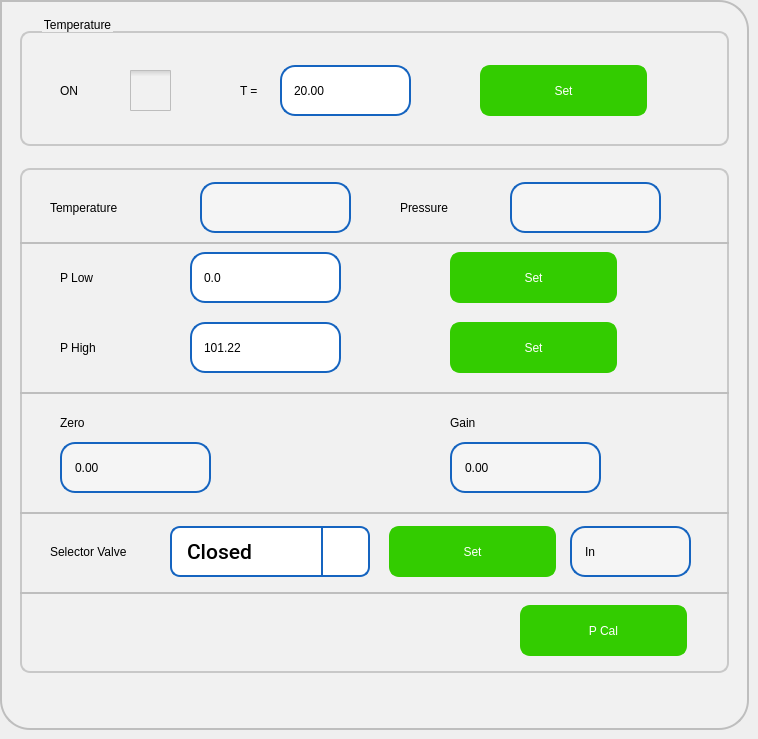
   <widget class="QWidget" name="tabPressure">
    <attribute name="title">
     <string>Pressure</string>
    </attribute>
    <widget class="QFrame" name="frame_5">
     <property name="geometry">
      <rect>
       <x>0</x>
       <y>0</y>
       <width>749</width>
       <height>730</height>
      </rect>
     </property>
     <property name="styleSheet">
      <string notr="true">background-color: rgb(241, 241, 241);
	 border: 2px solid #C4C4C3;
    border-bottom-color: #C2C7CB; /* same as the pane color */
    border-bottom-left-radius: 30px;
border-bottom-right-radius: 30px;
    border-top-right-radius: 30px;
color: rgb(0, 0, 0);
font: 75 16pt &quot;Roboto Medium&quot;;
border-color:  rgb(190, 190, 190);



</string>
     </property>
     <property name="frameShape">
      <enum>QFrame::StyledPanel</enum>
     </property>
     <property name="frameShadow">
      <enum>QFrame::Raised</enum>
     </property>
     <widget class="QGroupBox" name="groupBox_6">
      <property name="geometry">
       <rect>
        <x>20</x>
        <y>15</y>
        <width>709</width>
        <height>131</height>
       </rect>
      </property>
      <property name="styleSheet">
       <string notr="true">QGroupBox {
    border: 2px solid  rgb(200, 200, 200);
    border-radius: 10px;
    margin-top: 16px; /* leave space at the top for the title */
    padding : 0px;

}

QGroupBox::title {
    subcontrol-origin: padding;
    subcontrol-position: top left ; /* position at the top center */
    left : 20px;
    top : -15px;
}</string>
      </property>
      <property name="title">
       <string>Temperature</string>
      </property>
      <widget class="QLabel" name="label_24">
       <property name="geometry">
        <rect>
         <x>220</x>
         <y>50</y>
         <width>36</width>
         <height>51</height>
        </rect>
       </property>
       <property name="styleSheet">
        <string notr="true">border-width: 0px;</string>
       </property>
       <property name="text">
        <string>T =</string>
       </property>
      </widget>
      <widget class="QPushButton" name="pbPCTSet">
       <property name="geometry">
        <rect>
         <x>460</x>
         <y>50</y>
         <width>167</width>
         <height>51</height>
        </rect>
       </property>
       <property name="focusPolicy">
        <enum>Qt::ClickFocus</enum>
       </property>
       <property name="styleSheet">
        <string notr="true">QPushButton{
background-color: rgb(51, 204, 0);
border-width: 2px;
border-color: rgb(51, 204, 0);
border-style: solid;
border-radius: 10;
color: rgb(255, 255, 255);
font: 75 16pt &quot;Roboto Medium&quot;;
}
QPushButton:disabled { 
background-color: rgb(204, 244, 198);
border-width: 2px;
border-color: rgb(127, 143, 127);
border-style: solid;
border-radius: 10;
color: rgb(0, 0, 0);
font: 75 16pt &quot;Roboto Medium&quot;;
}
QPushButton:pressed {
background-color: rgb(24, 163, 3);
border-width: 2px;
border-color: rgb(24, 163, 3);
border-style: solid;
border-radius: 10;
color: rgb(255, 255, 255);
font: 75 16pt &quot;Roboto Medium&quot;;
}
QPushButton:down {
background-color: rgb(24, 163, 3);
border-width: 2px;
border-color: rgb(24, 163, 3);
border-style: solid;
border-radius: 10;
color: rgb(0, 0, 0);
font: 75 16pt &quot;Roboto Medium&quot;;
}
QPushButton:default {
background-color: rgb(241, 241, 241);
border-width: 2px;
border-color: rgb(21, 100, 192);
border-style: solid;
border-radius: 10;
color: rgb(0, 0, 0);
font: 75 16pt &quot;Roboto Medium&quot;;
}
</string>
       </property>
       <property name="text">
        <string>Set</string>
       </property>
      </widget>
      <widget class="QCheckBox" name="cbPCTEnable">
       <property name="geometry">
        <rect>
         <x>110</x>
         <y>50</y>
         <width>41</width>
         <height>51</height>
        </rect>
       </property>
       <property name="focusPolicy">
        <enum>Qt::ClickFocus</enum>
       </property>
       <property name="styleSheet">
        <string notr="true">QCheckBox {
    spacing: 5px;
 border: 0px solid #999999;

}

QCheckBox::indicator {
    width: 41px;
    height: 41px;
}

QCheckBox::indicator:unchecked {
	image: url(:/images/icons/ancheck.png);
}

QCheckBox::indicator:unchecked:disabled{
	image: url(:/images/icons/andcheck.png);
}
QCheckBox::indicator:checked:disabled{
	image: url(:/images/icons/adcheck.png);
}

/*
QCheckBox::indicator:unchecked:hover {
    image: url(:/images/checkbox_unchecked_hover.png);
}

QCheckBox::indicator:unchecked:pressed {
    image: url(:/images/checkbox_unchecked_pressed.png);
}
*/
QCheckBox::indicator:checked {
    image: url(:/images/icons/acheck.png);
}
/*
QCheckBox::indicator:checked:hover {
    image: url(:/images/checkbox_checked_hover.png);
}

QCheckBox::indicator:checked:pressed {
    image: url(:/images/checkbox_checked_pressed.png);
}

QCheckBox::indicator:indeterminate:hover {
    image: url(:/images/checkbox_indeterminate_hover.png);
}
/*
QCheckBox::indicator:indeterminate:pressed {
    image: url(:/images/checkbox_indeterminate_pressed.png);
}
*/</string>
       </property>
       <property name="text">
        <string/>
       </property>
      </widget>
      <widget class="QLabel" name="label_53">
       <property name="geometry">
        <rect>
         <x>40</x>
         <y>50</y>
         <width>61</width>
         <height>51</height>
        </rect>
       </property>
       <property name="styleSheet">
        <string notr="true">border-width: 0px;</string>
       </property>
       <property name="text">
        <string>ON</string>
       </property>
      </widget>
      <widget class="sQLEExtend" name="lePCTemperature">
       <property name="geometry">
        <rect>
         <x>260</x>
         <y>50</y>
         <width>131</width>
         <height>51</height>
        </rect>
       </property>
       <property name="focusPolicy">
        <enum>Qt::ClickFocus</enum>
       </property>
       <property name="styleSheet">
        <string notr="true">QLineEdit { 
	padding: 2px 5px 1px 10px;
	background-color: rgb(255,255,255);
	border-width: 2px;
	border-color: rgb(21, 100, 192);
	border-style: solid;
	border-radius: 15;
	color: rgb(0, 0, 0);
	font: 75 16pt &quot;Roboto Medium&quot;;
}

QLineEdit:read-only {
	background-color: rgb(245,245,245);
}
QLineEdit[error=true] {
border-color: red;
}
QLineEdit[error=false] {
border-color: rgb(21, 100, 192);
}

</string>
       </property>
       <property name="text">
        <string>20.00</string>
       </property>
       <property name="maxLength">
        <number>15</number>
       </property>
      </widget>
     </widget>
     <widget class="QGroupBox" name="groupBox_7">
      <property name="geometry">
       <rect>
        <x>20</x>
        <y>152</y>
        <width>709</width>
        <height>521</height>
       </rect>
      </property>
      <property name="styleSheet">
       <string notr="true">QGroupBox {
    border: 2px solid  rgb(200, 200, 200);
    border-radius: 10px;
    margin-top: 16px; /* leave space at the top for the title */
    padding : 0px;

}

QGroupBox::title {
    subcontrol-origin: padding;
    subcontrol-position: top left ; /* position at the top center */
    left : 20px;
    top : -15px;
}</string>
      </property>
      <property name="title">
       <string/>
      </property>
      <widget class="QPushButton" name="pbPCPLowSet">
       <property name="geometry">
        <rect>
         <x>430</x>
         <y>100</y>
         <width>167</width>
         <height>51</height>
        </rect>
       </property>
       <property name="focusPolicy">
        <enum>Qt::ClickFocus</enum>
       </property>
       <property name="styleSheet">
        <string notr="true">QPushButton{
background-color: rgb(51, 204, 0);
border-width: 2px;
border-color: rgb(51, 204, 0);
border-style: solid;
border-radius: 10;
color: rgb(255, 255, 255);
font: 75 16pt &quot;Roboto Medium&quot;;
}
QPushButton:disabled { 
background-color: rgb(204, 244, 198);
border-width: 2px;
border-color: rgb(127, 143, 127);
border-style: solid;
border-radius: 10;
color: rgb(0, 0, 0);
font: 75 16pt &quot;Roboto Medium&quot;;
}
QPushButton:pressed {
background-color: rgb(24, 163, 3);
border-width: 2px;
border-color: rgb(24, 163, 3);
border-style: solid;
border-radius: 10;
color: rgb(255, 255, 255);
font: 75 16pt &quot;Roboto Medium&quot;;
}
QPushButton:down {
background-color: rgb(24, 163, 3);
border-width: 2px;
border-color: rgb(24, 163, 3);
border-style: solid;
border-radius: 10;
color: rgb(0, 0, 0);
font: 75 16pt &quot;Roboto Medium&quot;;
}
QPushButton:default {
background-color: rgb(241, 241, 241);
border-width: 2px;
border-color: rgb(21, 100, 192);
border-style: solid;
border-radius: 10;
color: rgb(0, 0, 0);
font: 75 16pt &quot;Roboto Medium&quot;;
}
</string>
       </property>
       <property name="text">
        <string>Set</string>
       </property>
      </widget>
      <widget class="QLabel" name="label_26">
       <property name="geometry">
        <rect>
         <x>40</x>
         <y>100</y>
         <width>121</width>
         <height>51</height>
        </rect>
       </property>
       <property name="styleSheet">
        <string notr="true">border-width: 0px;</string>
       </property>
       <property name="text">
        <string>P Low</string>
       </property>
      </widget>
      <widget class="QLabel" name="label_27">
       <property name="geometry">
        <rect>
         <x>40</x>
         <y>170</y>
         <width>121</width>
         <height>51</height>
        </rect>
       </property>
       <property name="styleSheet">
        <string notr="true">border-width: 0px;</string>
       </property>
       <property name="text">
        <string>P High</string>
       </property>
      </widget>
      <widget class="QPushButton" name="pbPCPHighSet">
       <property name="geometry">
        <rect>
         <x>430</x>
         <y>170</y>
         <width>167</width>
         <height>51</height>
        </rect>
       </property>
       <property name="focusPolicy">
        <enum>Qt::ClickFocus</enum>
       </property>
       <property name="styleSheet">
        <string notr="true">QPushButton{
background-color: rgb(51, 204, 0);
border-width: 2px;
border-color: rgb(51, 204, 0);
border-style: solid;
border-radius: 10;
color: rgb(255, 255, 255);
font: 75 16pt &quot;Roboto Medium&quot;;
}
QPushButton:disabled { 
background-color: rgb(204, 244, 198);
border-width: 2px;
border-color: rgb(127, 143, 127);
border-style: solid;
border-radius: 10;
color: rgb(0, 0, 0);
font: 75 16pt &quot;Roboto Medium&quot;;
}
QPushButton:pressed {
background-color: rgb(24, 163, 3);
border-width: 2px;
border-color: rgb(24, 163, 3);
border-style: solid;
border-radius: 10;
color: rgb(255, 255, 255);
font: 75 16pt &quot;Roboto Medium&quot;;
}
QPushButton:down {
background-color: rgb(24, 163, 3);
border-width: 2px;
border-color: rgb(24, 163, 3);
border-style: solid;
border-radius: 10;
color: rgb(0, 0, 0);
font: 75 16pt &quot;Roboto Medium&quot;;
}
QPushButton:default {
background-color: rgb(241, 241, 241);
border-width: 2px;
border-color: rgb(21, 100, 192);
border-style: solid;
border-radius: 10;
color: rgb(0, 0, 0);
font: 75 16pt &quot;Roboto Medium&quot;;
}
</string>
       </property>
       <property name="text">
        <string>Set</string>
       </property>
      </widget>
      <widget class="QPushButton" name="pbPCPCal">
       <property name="geometry">
        <rect>
         <x>500</x>
         <y>453</y>
         <width>167</width>
         <height>51</height>
        </rect>
       </property>
       <property name="focusPolicy">
        <enum>Qt::ClickFocus</enum>
       </property>
       <property name="styleSheet">
        <string notr="true">QPushButton{
background-color: rgb(51, 204, 0);
border-width: 2px;
border-color: rgb(51, 204, 0);
border-style: solid;
border-radius: 10;
color: rgb(255, 255, 255);
font: 75 16pt &quot;Roboto Medium&quot;;
}
QPushButton:disabled { 
background-color: rgb(204, 244, 198);
border-width: 2px;
border-color: rgb(127, 143, 127);
border-style: solid;
border-radius: 10;
color: rgb(0, 0, 0);
font: 75 16pt &quot;Roboto Medium&quot;;
}
QPushButton:pressed {
background-color: rgb(24, 163, 3);
border-width: 2px;
border-color: rgb(24, 163, 3);
border-style: solid;
border-radius: 10;
color: rgb(255, 255, 255);
font: 75 16pt &quot;Roboto Medium&quot;;
}
QPushButton:down {
background-color: rgb(24, 163, 3);
border-width: 2px;
border-color: rgb(24, 163, 3);
border-style: solid;
border-radius: 10;
color: rgb(0, 0, 0);
font: 75 16pt &quot;Roboto Medium&quot;;
}
QPushButton:default {
background-color: rgb(241, 241, 241);
border-width: 2px;
border-color: rgb(21, 100, 192);
border-style: solid;
border-radius: 10;
color: rgb(0, 0, 0);
font: 75 16pt &quot;Roboto Medium&quot;;
}
</string>
       </property>
       <property name="text">
        <string>P Cal</string>
       </property>
      </widget>
      <widget class="Line" name="line">
       <property name="geometry">
        <rect>
         <x>0</x>
         <y>240</y>
         <width>709</width>
         <height>2</height>
        </rect>
       </property>
       <property name="orientation">
        <enum>Qt::Horizontal</enum>
       </property>
      </widget>
      <widget class="sQLEExtend" name="lePCPLow">
       <property name="geometry">
        <rect>
         <x>170</x>
         <y>100</y>
         <width>151</width>
         <height>51</height>
        </rect>
       </property>
       <property name="focusPolicy">
        <enum>Qt::ClickFocus</enum>
       </property>
       <property name="styleSheet">
        <string notr="true">QLineEdit { 
	padding: 2px 5px 1px 10px;
	background-color: rgb(255,255,255);
	border-width: 2px;
	border-color: rgb(21, 100, 192);
	border-style: solid;
	border-radius: 15;
	color: rgb(0, 0, 0);
	font: 75 16pt &quot;Roboto Medium&quot;;
}

QLineEdit:read-only {
	background-color: rgb(245,245,245);
}
QLineEdit[error=true] {
border-color: red;
}
QLineEdit[error=false] {
border-color: rgb(21, 100, 192);
}

</string>
       </property>
       <property name="text">
        <string>0.0</string>
       </property>
       <property name="maxLength">
        <number>15</number>
       </property>
      </widget>
      <widget class="sQLEExtend" name="lePCPHigh">
       <property name="geometry">
        <rect>
         <x>170</x>
         <y>170</y>
         <width>151</width>
         <height>51</height>
        </rect>
       </property>
       <property name="focusPolicy">
        <enum>Qt::ClickFocus</enum>
       </property>
       <property name="styleSheet">
        <string notr="true">QLineEdit { 
	padding: 2px 5px 1px 10px;
	background-color: rgb(255,255,255);
	border-width: 2px;
	border-color: rgb(21, 100, 192);
	border-style: solid;
	border-radius: 15;
	color: rgb(0, 0, 0);
	font: 75 16pt &quot;Roboto Medium&quot;;
}

QLineEdit:read-only {
	background-color: rgb(245,245,245);
}
QLineEdit[error=true] {
border-color: red;
}
QLineEdit[error=false] {
border-color: rgb(21, 100, 192);
}

</string>
       </property>
       <property name="text">
        <string>101.22</string>
       </property>
       <property name="maxLength">
        <number>15</number>
       </property>
      </widget>
      <widget class="QLabel" name="label_15">
       <property name="geometry">
        <rect>
         <x>430</x>
         <y>250</y>
         <width>141</width>
         <height>41</height>
        </rect>
       </property>
       <property name="styleSheet">
        <string notr="true">border-width: 0px;</string>
       </property>
       <property name="text">
        <string>Gain</string>
       </property>
      </widget>
      <widget class="QLabel" name="label_16">
       <property name="geometry">
        <rect>
         <x>40</x>
         <y>250</y>
         <width>121</width>
         <height>41</height>
        </rect>
       </property>
       <property name="styleSheet">
        <string notr="true">border-width: 0px;</string>
       </property>
       <property name="text">
        <string>Zero</string>
       </property>
      </widget>
      <widget class="QLabel" name="lblPCGain">
       <property name="geometry">
        <rect>
         <x>430</x>
         <y>290</y>
         <width>151</width>
         <height>51</height>
        </rect>
       </property>
       <property name="styleSheet">
        <string notr="true">
   padding: 2px 5px 1px 10px;
   background-color: rgb(245,245,245);
   border-width: 2px;
   border-color: rgb(21, 100, 192);
   border-style: solid;
   border-radius: 15px;
   color: rgb(0, 0, 0);
   font: 75 16pt &quot;Roboto Medium&quot;;

</string>
       </property>
       <property name="text">
        <string>0.00</string>
       </property>
      </widget>
      <widget class="Line" name="line_4">
       <property name="geometry">
        <rect>
         <x>0</x>
         <y>360</y>
         <width>709</width>
         <height>2</height>
        </rect>
       </property>
       <property name="orientation">
        <enum>Qt::Horizontal</enum>
       </property>
      </widget>
      <widget class="QLabel" name="lblPCZero">
       <property name="geometry">
        <rect>
         <x>40</x>
         <y>290</y>
         <width>151</width>
         <height>51</height>
        </rect>
       </property>
       <property name="styleSheet">
        <string notr="true">
   padding: 2px 5px 1px 10px;
   background-color: rgb(245,245,245);
   border-width: 2px;
   border-color: rgb(21, 100, 192);
   border-style: solid;
   border-radius: 15px;
   color: rgb(0, 0, 0);
   font: 75 16pt &quot;Roboto Medium&quot;;

</string>
       </property>
       <property name="text">
        <string>0.00</string>
       </property>
      </widget>
      <widget class="QLabel" name="label_9">
       <property name="geometry">
        <rect>
         <x>30</x>
         <y>30</y>
         <width>141</width>
         <height>51</height>
        </rect>
       </property>
       <property name="styleSheet">
        <string notr="true">border-width: 0px;</string>
       </property>
       <property name="text">
        <string>Temperature</string>
       </property>
      </widget>
      <widget class="QLabel" name="lblPCTemperature">
       <property name="geometry">
        <rect>
         <x>180</x>
         <y>30</y>
         <width>151</width>
         <height>51</height>
        </rect>
       </property>
       <property name="styleSheet">
        <string notr="true">
   padding: 2px 5px 1px 10px;
   background-color: rgb(245,245,245);
   border-width: 2px;
   border-color: rgb(21, 100, 192);
   border-style: solid;
   border-radius: 15px;
   color: rgb(0, 0, 0);
   font: 75 16pt &quot;Roboto Medium&quot;;

</string>
       </property>
       <property name="text">
        <string/>
       </property>
      </widget>
      <widget class="QLabel" name="lblPCPressure">
       <property name="geometry">
        <rect>
         <x>490</x>
         <y>30</y>
         <width>151</width>
         <height>51</height>
        </rect>
       </property>
       <property name="styleSheet">
        <string notr="true">
   padding: 2px 5px 1px 10px;
   background-color: rgb(245,245,245);
   border-width: 2px;
   border-color: rgb(21, 100, 192);
   border-style: solid;
   border-radius: 15px;
   color: rgb(0, 0, 0);
   font: 75 16pt &quot;Roboto Medium&quot;;

</string>
       </property>
       <property name="text">
        <string/>
       </property>
      </widget>
      <widget class="QLabel" name="label_22">
       <property name="geometry">
        <rect>
         <x>380</x>
         <y>30</y>
         <width>101</width>
         <height>51</height>
        </rect>
       </property>
       <property name="styleSheet">
        <string notr="true">border-width: 0px;</string>
       </property>
       <property name="text">
        <string>Pressure</string>
       </property>
      </widget>
      <widget class="Line" name="line_5">
       <property name="geometry">
        <rect>
         <x>0</x>
         <y>90</y>
         <width>709</width>
         <height>2</height>
        </rect>
       </property>
       <property name="orientation">
        <enum>Qt::Horizontal</enum>
       </property>
      </widget>
      <widget class="QLabel" name="label_32">
       <property name="geometry">
        <rect>
         <x>30</x>
         <y>374</y>
         <width>101</width>
         <height>51</height>
        </rect>
       </property>
       <property name="styleSheet">
        <string notr="true">border-width: 0px;</string>
       </property>
       <property name="text">
        <string>Selector Valve</string>
       </property>
       <property name="wordWrap">
        <bool>true</bool>
       </property>
      </widget>
      <widget class="QLabel" name="lblSelectorValve">
       <property name="geometry">
        <rect>
         <x>550</x>
         <y>374</y>
         <width>121</width>
         <height>51</height>
        </rect>
       </property>
       <property name="styleSheet">
        <string notr="true">
   padding: 2px 5px 1px 10px;
   background-color: rgb(245,245,245);
   border-width: 2px;
   border-color: rgb(21, 100, 192);
   border-style: solid;
   border-radius: 15px;
   color: rgb(0, 0, 0);
   font: 75 16pt &quot;Roboto Medium&quot;;

</string>
       </property>
       <property name="text">
        <string>In</string>
       </property>
      </widget>
      <widget class="QComboBox" name="cbPCSelectorValve">
       <property name="geometry">
        <rect>
         <x>150</x>
         <y>374</y>
         <width>200</width>
         <height>51</height>
        </rect>
       </property>
       <property name="font">
        <font>
         <family>Roboto Medium</family>
         <pointsize>16</pointsize>
         <weight>9</weight>
         <italic>false</italic>
         <bold>false</bold>
        </font>
       </property>
       <property name="focusPolicy">
        <enum>Qt::ClickFocus</enum>
       </property>
       <property name="styleSheet">
        <string notr="true">QComboBox {
   border: 2px solid  rgb(21, 100, 192);
   border-radius: 10px;
   padding: 1px 18px 1px 3px;
   background-color: rgb(255, 255, 255);
   color: rgb(0, 0, 0);
   font: 75 16pt &quot;Roboto Medium&quot;;
   padding-left: 15px;
}

QComboBox:on {
    padding-top: 3px;
    padding-left: 15px;
}

QComboBox::drop-down {
    subcontrol-origin: padding;
    subcontrol-position: top right;
    width: 45px;
    border-left-width: 2px;
    border-left-color: darkgray;
    border-left-style: solid;
    border-top-right-radius: 3px;
    border-bottom-right-radius: 3px;
    border-color: rgb(21, 100, 192);
}

QComboBox::down-arrow {
	image: url(:/images/icons/downarrow.png);
}

QComboBox::down-arrow:on {
    top: 1px;
    left: 1px;
}

QComboBox QAbstractItemView {
   border: 2px solid rgb(21, 100, 192);
   font: 75 16pt &quot;Roboto Medium&quot;;
   border-radius: 5px;
   background-color: rgb(255, 255, 255);
   selection-background-color:  rgb(21, 100, 192);
   selection-color: rgb(255, 255, 255);
}

/*  vertical */
QScrollBar:vertical {
     border: 0px solid  rgb(21, 100, 192);
     background:  rgb(230,230,230);
     width: 42px;
	 margin: 45px 0 45px 0;
     border-left: 2px solid  rgb(182, 182, 182);
     border-radius: 0px;
 }

 QScrollBar::handle:vertical {
     background:  rgb(182, 182, 182);
     min-height: 20px;
 }

 QScrollBar::add-line:vertical {
     border: 0px solid grey;
     background:  rgb(230,230,230);
     height: 45px;
     subcontrol-position: bottom;
     subcontrol-origin: margin;
 }

 QScrollBar::sub-line:vertical {
     border: 0px solid grey;
     background:  rgb(230,230,230);
     height: 45px;
     subcontrol-position: top;
     subcontrol-origin: margin;
 }

 QScrollBar::up-arrow:vertical {
     width: 42px;
     height: 45px;
     background-image: url(:/images/icons/cuparrow.png);
}

QScrollBar::down-arrow:vertical {
     width: 42px;
      height: 45px;
      background-image: url(:/images/icons/cdownarrow.png);
 }

 QScrollBar::add-page:vertical, QScrollBar::sub-page:vertical {
      background: none;
 }
</string>
       </property>
       <property name="frame">
        <bool>true</bool>
       </property>
       <item>
        <property name="text">
         <string>Closed</string>
        </property>
       </item>
       <item>
        <property name="text">
         <string>In</string>
        </property>
       </item>
       <item>
        <property name="text">
         <string>Out</string>
        </property>
       </item>
      </widget>
      <widget class="Line" name="line_6">
       <property name="geometry">
        <rect>
         <x>0</x>
         <y>440</y>
         <width>709</width>
         <height>2</height>
        </rect>
       </property>
       <property name="orientation">
        <enum>Qt::Horizontal</enum>
       </property>
      </widget>
      <widget class="QPushButton" name="pbPCSVSet">
       <property name="geometry">
        <rect>
         <x>369</x>
         <y>374</y>
         <width>167</width>
         <height>51</height>
        </rect>
       </property>
       <property name="focusPolicy">
        <enum>Qt::ClickFocus</enum>
       </property>
       <property name="styleSheet">
        <string notr="true">QPushButton{
background-color: rgb(51, 204, 0);
border-width: 2px;
border-color: rgb(51, 204, 0);
border-style: solid;
border-radius: 10;
color: rgb(255, 255, 255);
font: 75 16pt &quot;Roboto Medium&quot;;
}
QPushButton:disabled { 
background-color: rgb(204, 244, 198);
border-width: 2px;
border-color: rgb(127, 143, 127);
border-style: solid;
border-radius: 10;
color: rgb(0, 0, 0);
font: 75 16pt &quot;Roboto Medium&quot;;
}
QPushButton:pressed {
background-color: rgb(24, 163, 3);
border-width: 2px;
border-color: rgb(24, 163, 3);
border-style: solid;
border-radius: 10;
color: rgb(255, 255, 255);
font: 75 16pt &quot;Roboto Medium&quot;;
}
QPushButton:down {
background-color: rgb(24, 163, 3);
border-width: 2px;
border-color: rgb(24, 163, 3);
border-style: solid;
border-radius: 10;
color: rgb(0, 0, 0);
font: 75 16pt &quot;Roboto Medium&quot;;
}
QPushButton:default {
background-color: rgb(241, 241, 241);
border-width: 2px;
border-color: rgb(21, 100, 192);
border-style: solid;
border-radius: 10;
color: rgb(0, 0, 0);
font: 75 16pt &quot;Roboto Medium&quot;;
}
</string>
       </property>
       <property name="text">
        <string>Set</string>
       </property>
      </widget>
     </widget>
    </widget>
   </widget>
